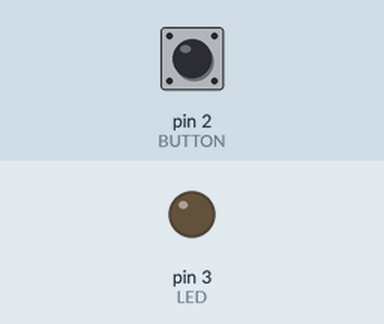
This sketch was run on a simulated Arduino Uno, built with avr-gcc and run on an emulated ATmega328P. Parts: output pins drawn as LEDs (lit = HIGH). Inputs (shaded band) come from the test bench; at power-on: pin 2 (BUTTON) LOW.

Above: at 1.2 s.
1.3 s: pin 2 (BUTTON) pulled HIGH for 0.15 s
At 1.9 s:
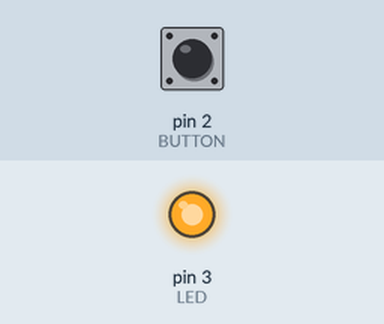
2.9 s: pin 2 (BUTTON) pulled HIGH for 1 s
At 4.3 s:
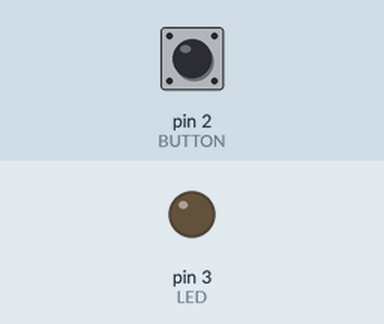
5.4 s: pin 2 (BUTTON) pulled HIGH for 3.2 s
At 6.2 s:
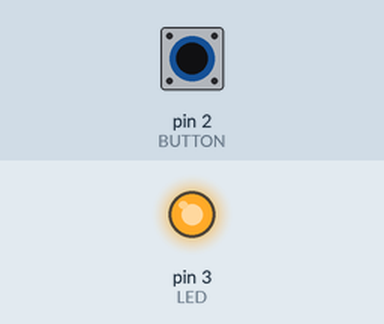
Timing chart, 0 to 8.4 s (numbered marks = the images above; inputs shaded):
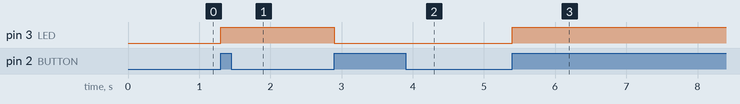

The sketch:

LED_push_button_interrupt.ino
```cpp
#define LED 3
#define BUTTON 2

int button_state = LOW; //Contains the current state the button is in
boolean reset = true; //True - Button has been released before that press

//old_time - time when the button was pushed last
//debounce_time - time, the button has to be pushed continuously
unsigned long old_time = 0, debounce_time = 20;

void setup() {
  pinMode(LED, OUTPUT);
  pinMode(BUTTON, INPUT);

  //Interrupt routine "interruptRoutine" is to be executed if
  //interrupt at pin D2 (0 denotes the interrupt vector for D2)
  //is triggered
  //Change -> react to changes in the button state
  attachInterrupt(0, interruptRoutine, CHANGE);
}

void loop() {
  //loop() function is empty here, but can contain a lot of code if necessary
}

void interruptRoutine() { //void -> function has no return

  //Debounce by comparing last time this method has been executed
  //(by a change in the button state) with the current system time.
  //More than the debvounce time (here 20ms) has to pass for the function
  //to continue

  if ((millis() - old_time) > debounce_time){
    button_state = digitalRead(BUTTON); //Read the button state

    //Change the LED state only if the button has been released before
    if ((reset)&(button_state==HIGH)){ //Button is currently pressed and has been released before
      reset = false;
      digitalWrite(LED, !digitalRead(LED)); //change LED state
    }
    else{
        reset = true;  //Set the reset to true, as the button has been released
    }
    old_time = millis(); //Save the current time to debounce the next push
  }

}
```

Measured:
- after the input at 1.3 s, pin 3 (LED): LOW → HIGH at once
- after the input at 2.9 s, pin 3 (LED): HIGH → LOW at once
- after the input at 5.4 s, pin 3 (LED): LOW → HIGH at once
